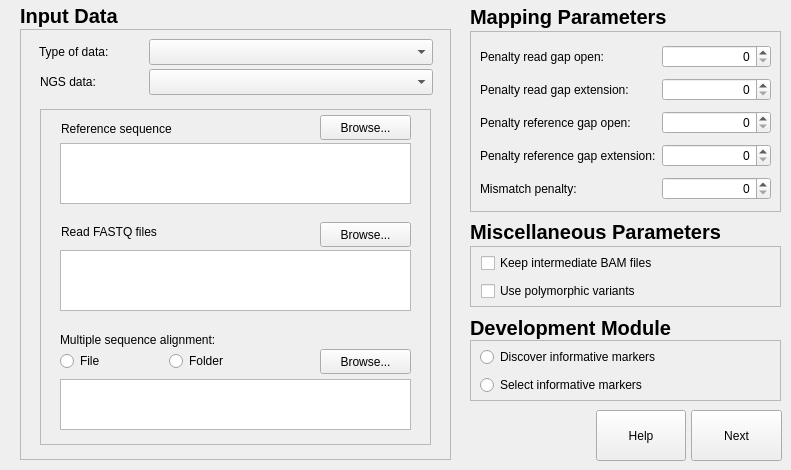
    <widget class="QWidget" name="tab_mapping">
     <attribute name="title">
      <string>Mapping / Alignment</string>
     </attribute>
     <widget class="QLabel" name="label_23">
      <property name="geometry">
       <rect>
        <x>470</x>
        <y>1</y>
        <width>211</width>
        <height>31</height>
       </rect>
      </property>
      <property name="font">
       <font>
        <family>Lucida Grande</family>
        <pointsize>15</pointsize>
        <weight>75</weight>
        <bold>true</bold>
       </font>
      </property>
      <property name="text">
       <string>Mapping Parameters</string>
      </property>
     </widget>
     <widget class="QPushButton" name="pushButton_mapping">
      <property name="geometry">
       <rect>
        <x>691</x>
        <y>410</y>
        <width>91</width>
        <height>51</height>
       </rect>
      </property>
      <property name="text">
       <string>Next</string>
      </property>
     </widget>
     <widget class="QLabel" name="label_49">
      <property name="geometry">
       <rect>
        <x>20</x>
        <y>0</y>
        <width>121</width>
        <height>31</height>
       </rect>
      </property>
      <property name="font">
       <font>
        <family>Lucida Grande</family>
        <pointsize>15</pointsize>
        <weight>75</weight>
        <bold>true</bold>
       </font>
      </property>
      <property name="text">
       <string>Input Data</string>
      </property>
     </widget>
     <widget class="QFrame" name="frame_14">
      <property name="geometry">
       <rect>
        <x>20</x>
        <y>29</y>
        <width>431</width>
        <height>431</height>
       </rect>
      </property>
      <property name="frameShape">
       <enum>QFrame::StyledPanel</enum>
      </property>
      <property name="frameShadow">
       <enum>QFrame::Raised</enum>
      </property>
      <widget class="QLabel" name="label_36">
       <property name="geometry">
        <rect>
         <x>19</x>
         <y>12</y>
         <width>101</width>
         <height>21</height>
        </rect>
       </property>
       <property name="text">
        <string>Type of data:</string>
       </property>
      </widget>
      <widget class="QComboBox" name="comboBox_DOMINO_user_files_markers">
       <property name="geometry">
        <rect>
         <x>129</x>
         <y>10</y>
         <width>284</width>
         <height>26</height>
        </rect>
       </property>
      </widget>
      <widget class="QFrame" name="frame_15">
       <property name="geometry">
        <rect>
         <x>20</x>
         <y>80</y>
         <width>391</width>
         <height>336</height>
        </rect>
       </property>
       <property name="frameShape">
        <enum>QFrame::StyledPanel</enum>
       </property>
       <property name="frameShadow">
        <enum>QFrame::Raised</enum>
       </property>
       <widget class="QTextBrowser" name="textEdit_input_file_DOMINO_marker_2">
        <property name="geometry">
         <rect>
          <x>20</x>
          <y>141</y>
          <width>351</width>
          <height>61</height>
         </rect>
        </property>
       </widget>
       <widget class="QPushButton" name="browse_file_DOMINO_marker">
        <property name="geometry">
         <rect>
          <x>280</x>
          <y>6</y>
          <width>91</width>
          <height>25</height>
         </rect>
        </property>
        <property name="text">
         <string>Browse...</string>
        </property>
       </widget>
       <widget class="QTextBrowser" name="textEdit_input_file_DOMINO_marker">
        <property name="geometry">
         <rect>
          <x>20</x>
          <y>34</y>
          <width>351</width>
          <height>61</height>
         </rect>
        </property>
       </widget>
       <widget class="QPushButton" name="browse_file_DOMINO_marker_2">
        <property name="geometry">
         <rect>
          <x>280</x>
          <y>113</y>
          <width>91</width>
          <height>25</height>
         </rect>
        </property>
        <property name="text">
         <string>Browse...</string>
        </property>
       </widget>
       <widget class="QLabel" name="label_18">
        <property name="geometry">
         <rect>
          <x>21</x>
          <y>4</y>
          <width>191</width>
          <height>31</height>
         </rect>
        </property>
        <property name="text">
         <string>Reference sequence</string>
        </property>
       </widget>
       <widget class="QLabel" name="label_16">
        <property name="geometry">
         <rect>
          <x>21</x>
          <y>115</y>
          <width>201</width>
          <height>16</height>
         </rect>
        </property>
        <property name="text">
         <string>Read FASTQ files</string>
        </property>
       </widget>
       <widget class="QLabel" name="label_17">
        <property name="geometry">
         <rect>
          <x>20</x>
          <y>220</y>
          <width>221</width>
          <height>21</height>
         </rect>
        </property>
        <property name="text">
         <string>Multiple sequence alignment:</string>
        </property>
       </widget>
       <widget class="QTextBrowser" name="textEdit_input_file_DOMINO_marker_3">
        <property name="geometry">
         <rect>
          <x>20</x>
          <y>270</y>
          <width>351</width>
          <height>51</height>
         </rect>
        </property>
       </widget>
       <widget class="QPushButton" name="browse_file_DOMINO_marker_3">
        <property name="geometry">
         <rect>
          <x>280</x>
          <y>240</y>
          <width>91</width>
          <height>25</height>
         </rect>
        </property>
        <property name="text">
         <string>Browse...</string>
        </property>
       </widget>
       <widget class="QWidget" name="layoutWidget">
        <property name="geometry">
         <rect>
          <x>20</x>
          <y>240</y>
          <width>211</width>
          <height>24</height>
         </rect>
        </property>
        <layout class="QHBoxLayout" name="horizontalLayout_3">
         <item>
          <widget class="QRadioButton" name="radioButton_file">
           <property name="text">
            <string>File</string>
           </property>
          </widget>
         </item>
         <item>
          <widget class="QRadioButton" name="radioButton_folder">
           <property name="text">
            <string>Folder</string>
           </property>
          </widget>
         </item>
        </layout>
       </widget>
      </widget>
      <widget class="QComboBox" name="comboBox_SINGLE_PAIR_end">
       <property name="geometry">
        <rect>
         <x>129</x>
         <y>40</y>
         <width>284</width>
         <height>26</height>
        </rect>
       </property>
      </widget>
      <widget class="QLabel" name="label_38">
       <property name="geometry">
        <rect>
         <x>20</x>
         <y>42</y>
         <width>91</width>
         <height>21</height>
        </rect>
       </property>
       <property name="text">
        <string>NGS data:</string>
       </property>
      </widget>
     </widget>
     <widget class="QFrame" name="frame_16">
      <property name="geometry">
       <rect>
        <x>470</x>
        <y>31</y>
        <width>311</width>
        <height>181</height>
       </rect>
      </property>
      <property name="frameShape">
       <enum>QFrame::StyledPanel</enum>
      </property>
      <property name="frameShadow">
       <enum>QFrame::Raised</enum>
      </property>
      <widget class="QWidget" name="layoutWidget">
       <property name="geometry">
        <rect>
         <x>10</x>
         <y>10</y>
         <width>291</width>
         <height>166</height>
        </rect>
       </property>
       <layout class="QGridLayout" name="gridLayout">
        <item row="0" column="0">
         <widget class="QLabel" name="label_21">
          <property name="text">
           <string>Penalty read gap open:</string>
          </property>
         </widget>
        </item>
        <item row="0" column="1">
         <widget class="QSpinBox" name="spinBox_pen_read_gap_open">
          <property name="alignment">
           <set>Qt::AlignRight|Qt::AlignTrailing|Qt::AlignVCenter</set>
          </property>
         </widget>
        </item>
        <item row="1" column="0">
         <widget class="QLabel" name="label_3">
          <property name="text">
           <string>Penalty read gap extension:</string>
          </property>
         </widget>
        </item>
        <item row="1" column="1">
         <widget class="QSpinBox" name="spinBox_pen_read_gap_ext">
          <property name="alignment">
           <set>Qt::AlignRight|Qt::AlignTrailing|Qt::AlignVCenter</set>
          </property>
         </widget>
        </item>
        <item row="2" column="0">
         <widget class="QLabel" name="label_44">
          <property name="text">
           <string>Penalty reference gap open:</string>
          </property>
         </widget>
        </item>
        <item row="2" column="1">
         <widget class="QSpinBox" name="spinBox_pen_ref_gap_open">
          <property name="alignment">
           <set>Qt::AlignRight|Qt::AlignTrailing|Qt::AlignVCenter</set>
          </property>
         </widget>
        </item>
        <item row="3" column="0">
         <widget class="QLabel" name="label_2">
          <property name="text">
           <string>Penalty reference gap extension:</string>
          </property>
         </widget>
        </item>
        <item row="3" column="1">
         <widget class="QSpinBox" name="spinBox_pen_ref_gap_ext">
          <property name="alignment">
           <set>Qt::AlignRight|Qt::AlignTrailing|Qt::AlignVCenter</set>
          </property>
         </widget>
        </item>
        <item row="4" column="0">
         <widget class="QLabel" name="label_22">
          <property name="text">
           <string>Mismatch penalty:</string>
          </property>
         </widget>
        </item>
        <item row="4" column="1">
         <widget class="QSpinBox" name="spinBox_mismatch_penalty">
          <property name="alignment">
           <set>Qt::AlignRight|Qt::AlignTrailing|Qt::AlignVCenter</set>
          </property>
         </widget>
        </item>
       </layout>
      </widget>
     </widget>
     <widget class="QPushButton" name="Help_button_DOMINO_marker_Identif_tab_2">
      <property name="geometry">
       <rect>
        <x>596</x>
        <y>410</y>
        <width>90</width>
        <height>51</height>
       </rect>
      </property>
      <property name="text">
       <string>Help</string>
      </property>
     </widget>
     <widget class="QLabel" name="label_29">
      <property name="geometry">
       <rect>
        <x>470</x>
        <y>216</y>
        <width>281</width>
        <height>31</height>
       </rect>
      </property>
      <property name="font">
       <font>
        <family>Lucida Grande</family>
        <pointsize>15</pointsize>
        <weight>75</weight>
        <bold>true</bold>
       </font>
      </property>
      <property name="text">
       <string>Miscellaneous Parameters</string>
      </property>
     </widget>
     <widget class="QFrame" name="frame_12">
      <property name="geometry">
       <rect>
        <x>470</x>
        <y>246</y>
        <width>311</width>
        <height>61</height>
       </rect>
      </property>
      <property name="frameShape">
       <enum>QFrame::StyledPanel</enum>
      </property>
      <property name="frameShadow">
       <enum>QFrame::Raised</enum>
      </property>
      <widget class="QWidget" name="layoutWidget">
       <property name="geometry">
        <rect>
         <x>11</x>
         <y>5</y>
         <width>246</width>
         <height>52</height>
        </rect>
       </property>
       <layout class="QGridLayout" name="gridLayout_6">
        <item row="0" column="0">
         <widget class="QCheckBox" name="keepbam_checkbox">
          <property name="text">
           <string>Keep intermediate BAM files</string>
          </property>
         </widget>
        </item>
        <item row="1" column="0">
         <widget class="QCheckBox" name="checkBox_polymorphism">
          <property name="text">
           <string>Use polymorphic variants</string>
          </property>
         </widget>
        </item>
       </layout>
      </widget>
     </widget>
     <widget class="QLabel" name="label_30">
      <property name="geometry">
       <rect>
        <x>470</x>
        <y>312</y>
        <width>301</width>
        <height>31</height>
       </rect>
      </property>
      <property name="font">
       <font>
        <family>Lucida Grande</family>
        <pointsize>15</pointsize>
        <weight>75</weight>
        <bold>true</bold>
       </font>
      </property>
      <property name="text">
       <string>Development Module</string>
      </property>
     </widget>
     <widget class="QFrame" name="frame_17">
      <property name="geometry">
       <rect>
        <x>470</x>
        <y>340</y>
        <width>311</width>
        <height>61</height>
       </rect>
      </property>
      <property name="frameShape">
       <enum>QFrame::StyledPanel</enum>
      </property>
      <property name="frameShadow">
       <enum>QFrame::Raised</enum>
      </property>
      <widget class="QWidget" name="layoutWidget">
       <property name="geometry">
        <rect>
         <x>10</x>
         <y>5</y>
         <width>231</width>
         <height>52</height>
        </rect>
       </property>
       <layout class="QGridLayout" name="gridLayout_2">
        <item row="0" column="0">
         <widget class="QRadioButton" name="radioButton_identify">
          <property name="text">
           <string>Discover informative markers</string>
          </property>
         </widget>
        </item>
        <item row="1" column="0">
         <widget class="QRadioButton" name="radioButton_select">
          <property name="text">
           <string>Select informative markers</string>
          </property>
         </widget>
        </item>
       </layout>
      </widget>
     </widget>
    </widget>
